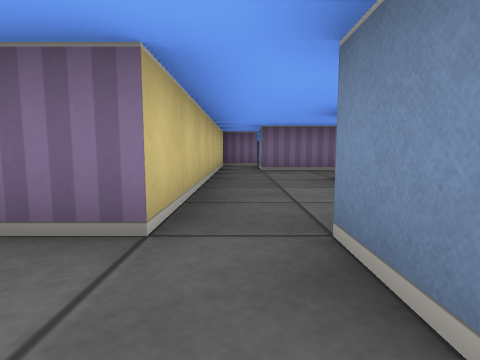
[1] (above)

24 first-person views from a walk through a cub3D ray-caster map. The camera is about half as high as the walls, tilts 6° down and sees 80° across. The floor is counted in squares. Each view is taken from the middle of a square. On the plan, view 1 faces up. The plan holds only what a view shows up to about 9 squares ahead; the rest is blank. The place goes on beyond the plan.

[2]
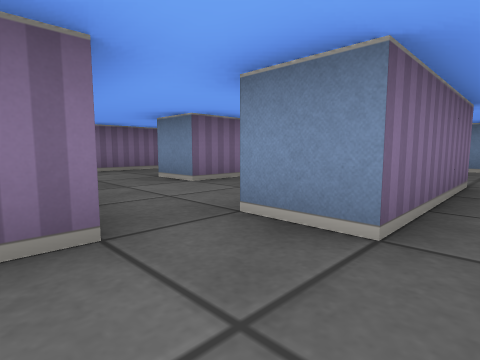

[3]
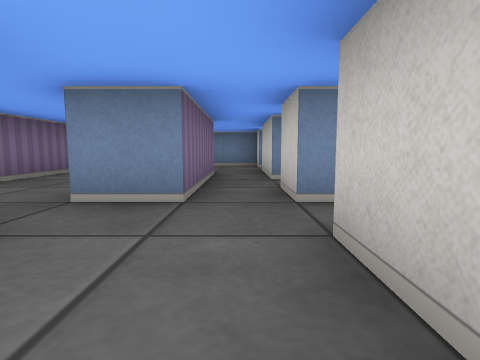

[4]
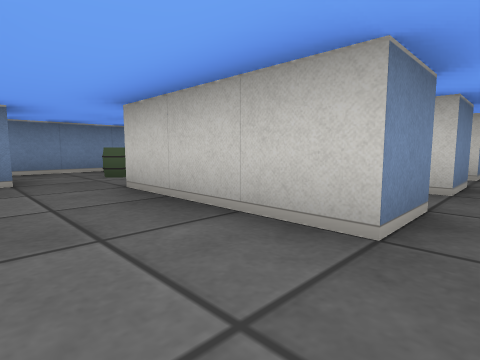

[5]
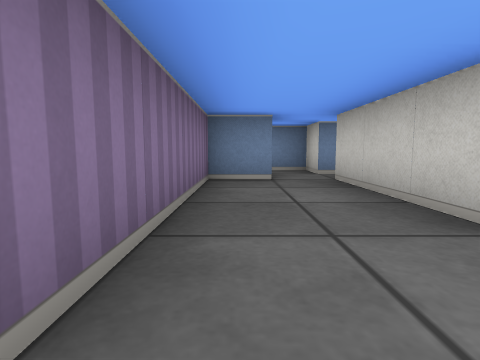

[6]
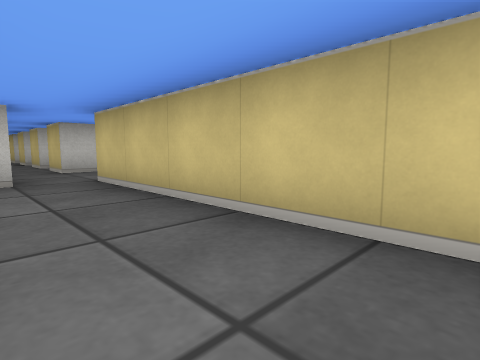

[7]
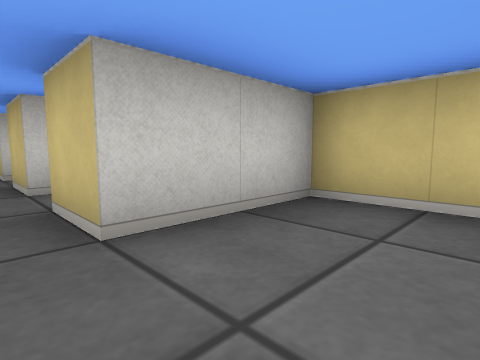

[8]
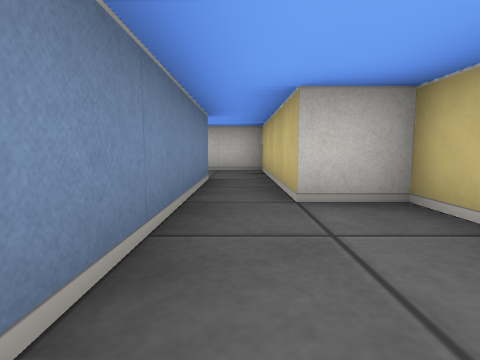

[9]
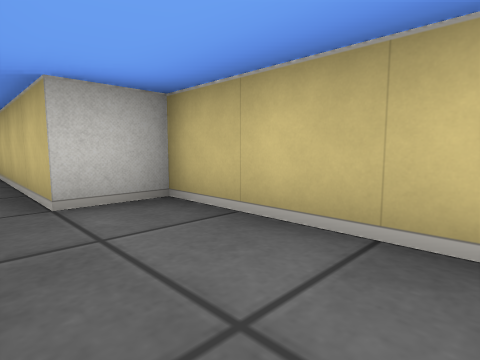

[10]
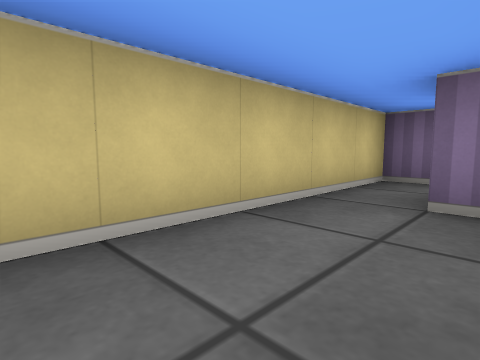

[11]
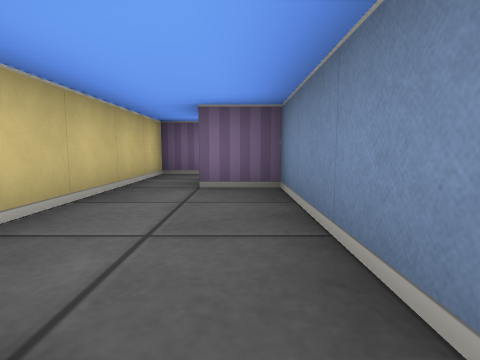

[12]
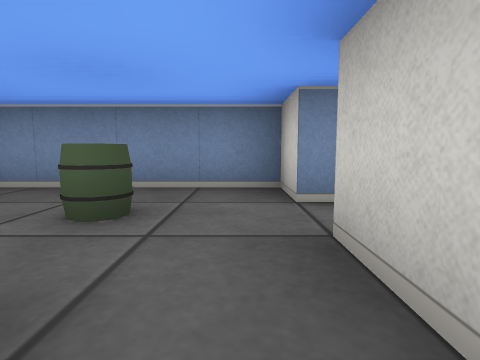

[13]
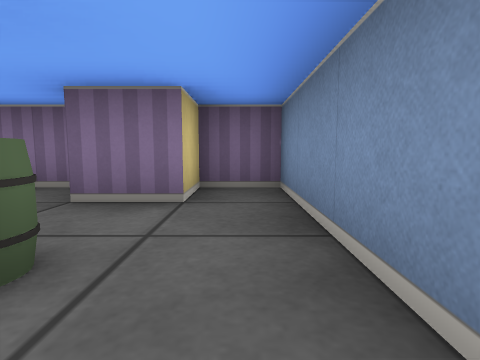

[14]
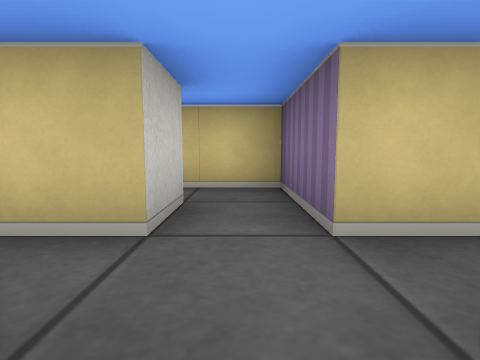

[15]
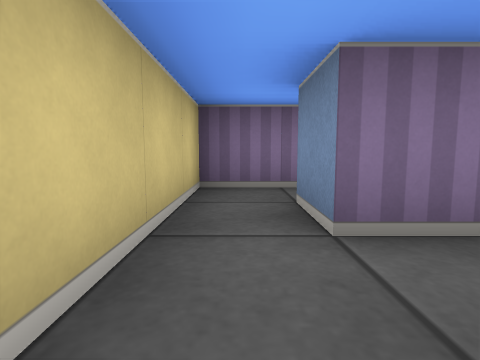

[16]
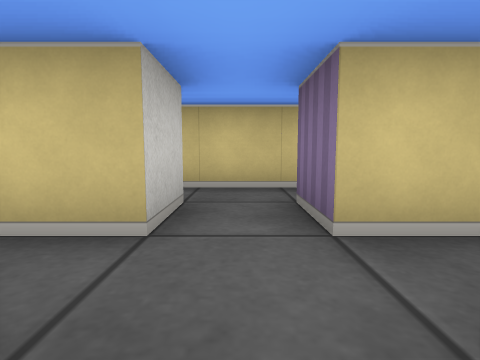

[17]
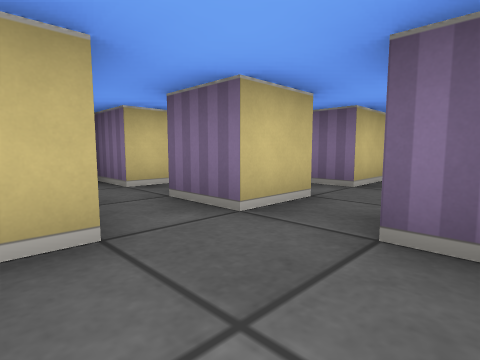

[18]
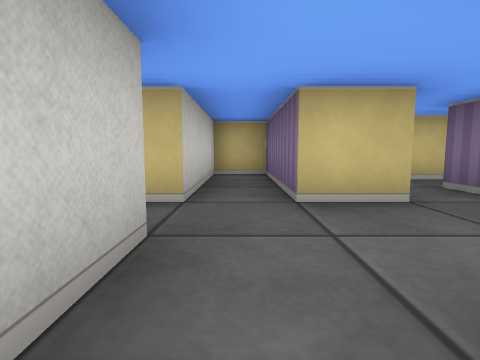

[19]
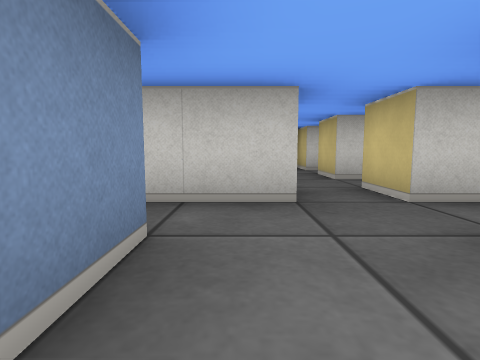

[20]
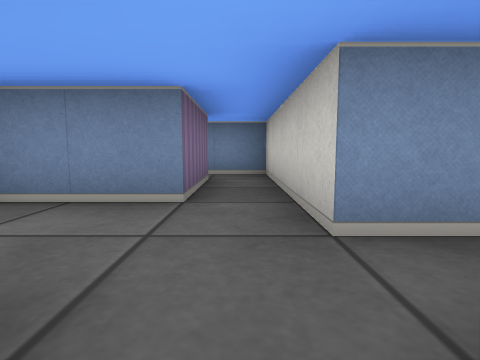

[21]
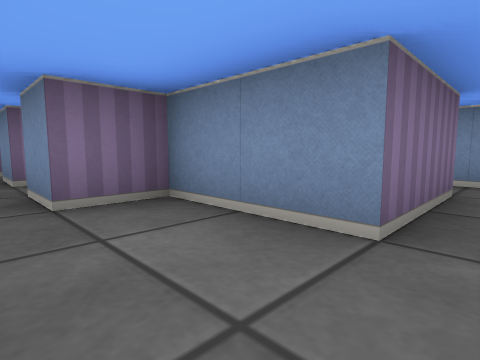

[22]
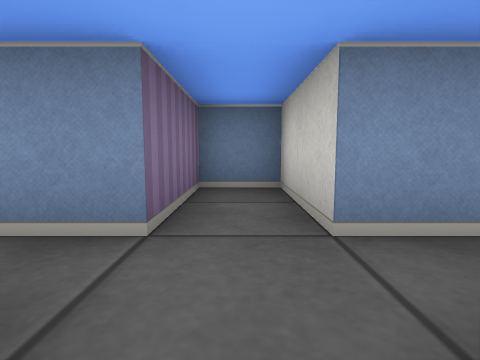

[23]
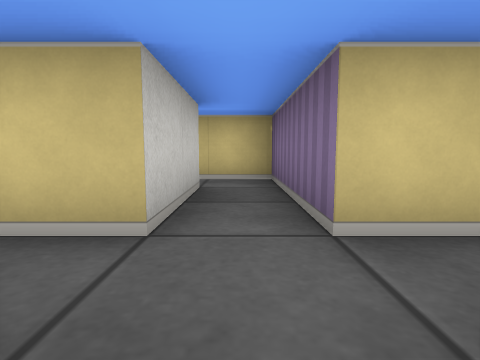

[24]
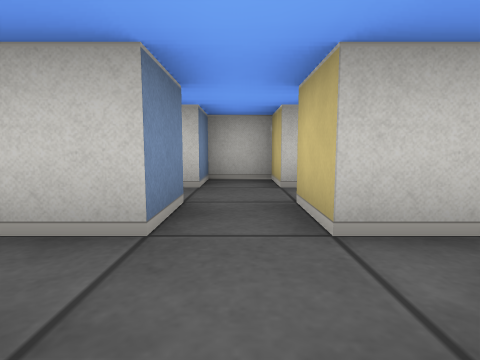

### Floor plan
Ten units are one square. View 1 is at (0, 0); x grows to the right and y downward. Boxes are objects, and circles mark ways between rooms. Rooms are numbered by the first view taken in them; rooms with no view inside come last. Other rooms are left out.
<svg viewBox="-40 -86 110 226">
<path fill="none" stroke="#000" d="M-5 35 -15 35 -15 25 -5 25 -5 35M5 15 5 5 15 5M-15 45 -5 45 -5 55 -15 55M-5 5 -5 15 -25 15 -25 55 -35 55M25 5 35 5M15 65 15 55 5 55 5 45 25 45 25 35 5 35 5 25M35 -5 5 -5 5 -15M-5 -15 -15 -15 -15 -65 -25 -65M-35 -75 -35 -35 -25 -35 -25 5 -5 5M5 -15 35 -15M-5 -44 -5 -15M40 -35 15 -35 15 -45M45 -55 45 -65 5 -65 5 -75M15 -45 45 -45M55 -45 65 -45 65 -54M-5 -81 -5 -44M55 5 65 5 65 -35 55 -35 55 -25 45 -25M35 5 45 5M5 94 5 85 35 85M-5 64 -5 75 -35 75 -35 85 -5 85 -5 95M35 75 15 75 15 65M5 105 14 105M-5 125 -5 135 5 135 5 125M5 115 5 105M-5 105 -5 115M-25 105 -5 105M-5 95 -35 95 -35 108"/>
<rect x="45" y="-15" width="10" height="10" fill="#bbb"><title>barrel</title></rect>
<circle cx="-10" cy="-5" r="3" fill="#2a7"/>
<circle cx="0" cy="-10" r="3" fill="#2a7"/>
<circle cx="30" cy="0" r="3" fill="#2a7"/>
<circle cx="5" cy="70" r="3" fill="#2a7"/>
<circle cx="5" cy="-40" r="3" fill="#2a7"/>
<circle cx="25" cy="-25" r="3" fill="#2a7"/>
<circle cx="0" cy="90" r="3" fill="#2a7"/>
<circle cx="0" cy="110" r="3" fill="#2a7"/>
<circle cx="-15" cy="100" r="3" fill="#2a7"/>
<text x="0" y="30">1</text>
<text x="-20" y="-30">2</text>
<text x="10" y="-30">3</text>
<text x="30" y="-60">4</text>
<text x="50" y="-10">5</text>
<text x="0" y="80">6</text>
<text x="20" y="100">7</text>
<text x="0" y="120">8</text>
<text x="-20" y="100">9</text>
</svg>
Room 1 opens to room 2. Room 1 opens to room 3. Room 1 opens to room 5. Room 1 opens to room 6. Room 3 opens to room 4. Room 3 opens to room 5. Room 6 opens to room 7. Room 7 opens to room 8. Room 7 opens to room 9.

Where each view was taken, in squares from view 1:
view 1: 0 up, 0 right, facing up
view 2: 0 up, 1 left, facing up-right
view 3: 0 up, 2 left, facing right
view 4: 3 up, 0 right, facing down-right
view 5: 6 up, 0 right, facing right
view 6: 6 up, 1 right, facing down-left
view 7: 1 up, 0 right, facing down-left
view 8: 6 up, 2 left, facing down
view 9: 6 up, 2 left, facing down-left
view 10: 4 up, 2 left, facing up-left
view 11: 3 up, 2 left, facing up
view 12: 0 up, 3 right, facing right
view 13: 0 up, 6 right, facing up
view 14: 2 down, 1 right, facing left
view 15: 5 down, 2 left, facing up
view 16: 4 down, 1 right, facing left
view 17: 7 down, 1 right, facing up-left
view 18: 8 down, 2 right, facing left
view 19: 6 down, 1 right, facing down
view 20: 8 down, 1 left, facing right
view 21: 8 down, 0 right, facing up-right
view 22: 4 down, 1 left, facing right
view 23: 10 down, 1 right, facing left
view 24: 9 down, 0 right, facing down
